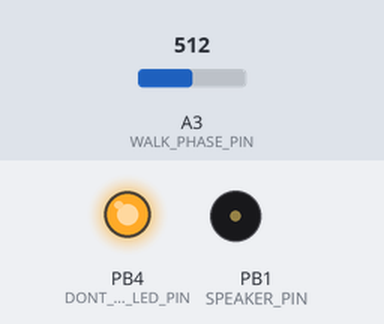
The sketch below on a simulated ATtiny85, built with avr-gcc and run on an emulated ATtiny85. Parts: output pins drawn as LEDs (lit = HIGH), buzzer (waves = sounding). The test bench sets the inputs (shaded band); at power-on: A3 (WALK_PHASE_PIN) = 512. Pins used as bus, display or sensor lines are not drawn.

Above: at 1.2 s.
1.3 s: A3 (WALK_PHASE_PIN) set to 716
4.3 s: A3 (WALK_PHASE_PIN) set to 735
At 4.7 s:
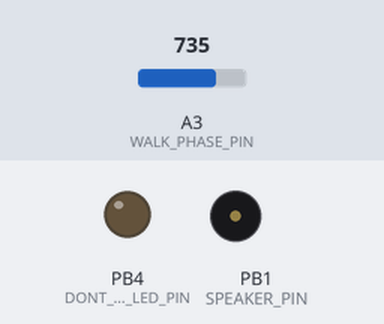
Timing chart, 0 to 13.3 s (numbered marks = the images above; inputs shaded):
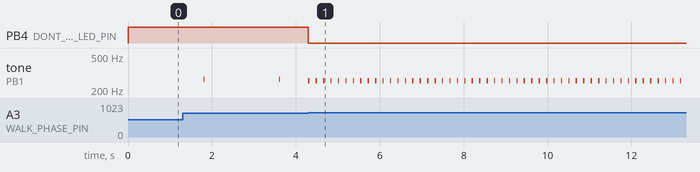

Measured:
- the behaviour switches between 725 and 726 on A3 (WALK_PHASE_PIN) (found by bisection; images 0 and 1)
- after the input at 4.3 s, PB4 (DONT_WALK_LED_PIN): HIGH → LOW at once; tone on PB1 (SPEAKER_PIN): alternates 256 Hz for 0.03 s and silent for 0.15 s, starting at once
- by itself, tone on PB1 (SPEAKER_PIN): alternates 269 Hz for 0.03 s and silent for 1.8 s

The sketch:

traffic_light_noises_analog_read.ino
```cpp
int SPEAKER_PIN = 1; // ATtiny85 pin 6, output to motor shield board which drives the speaker
int WALK_PHASE_PIN = A3; // ATtiny85 pin 2, input from 4017 decade counter IC running the lights themselves
int DONT_WALK_LED_PIN = 4; // ATtiny85 pin 3, output to driver transistor
int DONT_WALK_MAX_FLASHES = 3;

/*
 * Tones values are based on Australian pedestrian crossings, reverse engineered by ronnied here:
 * https://github.com/ronnied/traffic-crossing
*/
int tones[] = {
  3500, 2850, 2333, 1956, 1638, 1380, 1161, 992, 814, 750, 700
};

// for state machine
enum State_enum {DONT_WALK, WALK, DONT_WALK_FLASH};

// save current system state in these
int state;
int dontWalkFlashCount = 0;
unsigned long previousToneMillis = 0;
unsigned long previousFlashMillis = 0;

/*
 * TinyTone implementation for ATtiny85 from here:
 * http://www.technoblogy.com/show?KVO
 */
void TinyTone(unsigned int pin, unsigned char divisor, unsigned long duration)
{
  TCCR1 = 0x90 | (11-4); // for 8MHz clock
  OCR1C = divisor-1;         // set the OCR
  delay(duration);
  TCCR1 = 0x90;              // stop the counter
}

void playIdleTone() {
  unsigned long currentMillis = millis();
  if (currentMillis - previousToneMillis >= 1800)
  {
    previousToneMillis = currentMillis;
    TinyTone(SPEAKER_PIN, 1000, 25);
    delay(25);
    noTone(SPEAKER_PIN);
  }
}

void playChirpTone() {
  // Iterate through all tones
  for (int i = 0; i < 11; i++) {
    // Play the next tone
    TinyTone(SPEAKER_PIN, tones[i], 11);
    delay(11);
  }
}

void playWalkTone() {
    TinyTone(SPEAKER_PIN, 500, 30);
    delay(30);
    noTone(SPEAKER_PIN);
    delay(117); // wait
}

void runFlashDontWalkPhase()
{
  playIdleTone();

  unsigned long currentMillisFlash = millis();
  if (currentMillisFlash - previousFlashMillis >= 500)
  {
    previousFlashMillis = currentMillisFlash;
    dontWalkFlashCount++;
    // cause don't walk LED to flash
    if ((dontWalkFlashCount % 2) == 0)
    {
      digitalWrite(DONT_WALK_LED_PIN, LOW);
    }
    else
    {
      digitalWrite(DONT_WALK_LED_PIN, HIGH);
    }

    // enough flashing, back to static red
    if ((dontWalkFlashCount / 2) > DONT_WALK_MAX_FLASHES)
    {
      dontWalkFlashCount = 0;
      state = DONT_WALK;
    }
  }
}

void runWalkPhase()
{
  // disable ACTIVE HIGH don't walk LED
  digitalWrite(DONT_WALK_LED_PIN, LOW);

  // if walk phase just started
  if (state == DONT_WALK)
  {
    // GO!
    state = WALK;
    playChirpTone();
  }

  playWalkTone();

  // exit walk phase if HIGH signal removed
  if (analogRead(WALK_PHASE_PIN) < 200)
  {
    state = DONT_WALK_FLASH;
  }
}

void runDontWalkPhase()
{
  // enable ACTIVE HIGH don't walk LED
  digitalWrite(DONT_WALK_LED_PIN, HIGH);
  playIdleTone();

  // move to walk phase if HIGH signal received
  bool walkEnabled = (analogRead(WALK_PHASE_PIN) > 725) && (millis() > 100);
  if (walkEnabled)
  {
    state = WALK;
  }
}

void setup() {
  // Setup pins
  pinMode(SPEAKER_PIN, OUTPUT);
  pinMode(DONT_WALK_LED_PIN, OUTPUT);
  pinMode(WALK_PHASE_PIN, INPUT);
  state = DONT_WALK;
}

// Core of code is a state machine
void loop() {
  switch (state)
  {
    case WALK:
      runWalkPhase();
      break;
    case DONT_WALK_FLASH:
      runFlashDontWalkPhase();
      break;
    case DONT_WALK:
      runDontWalkPhase();
      break;
  }
}
```
